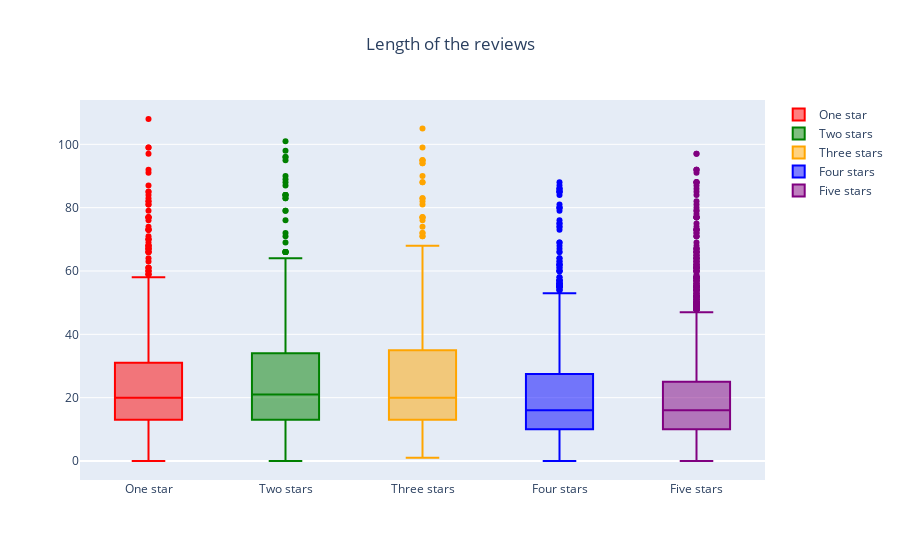

Source (notebook cell):
### Code cell
trace0 = go.Box(
    y=one['review_len'],
    name = 'One star',
    marker = dict(
        color = 'red',
    )
)

trace1 = go.Box(
    y=two['review_len'],
    name = 'Two stars',
    marker = dict(
        color = 'green',
    )
)

trace2 = go.Box(
    y=three['review_len'],
    name = 'Three stars',
    marker = dict(
        color = 'orange',
    )
)

trace3 = go.Box(
    y=four['review_len'],
    name = 'Four stars',
    marker = dict(
        color = 'blue',
    )
)

trace4 = go.Box(
    y=five['review_len'],
    name = 'Five stars',
    marker = dict(
        color = 'purple',
    )
)

data = [trace0, trace1, trace2, trace3, trace4]
layout = go.Layout(
    title = "Length of the reviews", title_x=0.5,
)

fig = go.Figure(data=data,layout=layout)
iplot(fig)

### Figure 1 — Plotly figure (JSON) as saved in the notebook; plotly's stock layout.template omitted (floating-point values rounded to 4 significant figures; data arrays with more than 128 entries replaced by an {"elided": "..."} marker saying what was removed)
{"data": [{"marker": {"color": "red"}, "name": "One star", "type": "box", "y": {"elided": "1652 int values"}}, {"marker": {"color": "green"}, "name": "Two stars", "type": "box", "y": {"elided": "506 int values"}}, {"marker": {"color": "orange"}, "name": "Three stars", "type": "box", "y": {"elided": "791 int values"}}, {"marker": {"color": "blue"}, "name": "Four stars", "type": "box", "y": {"elided": "1676 int values"}}, {"marker": {"color": "purple"}, "name": "Five stars", "type": "box", "y": {"elided": "4191 int values"}}], "layout": {"title": {"text": "Length of the reviews", "x": 0.5}}}
